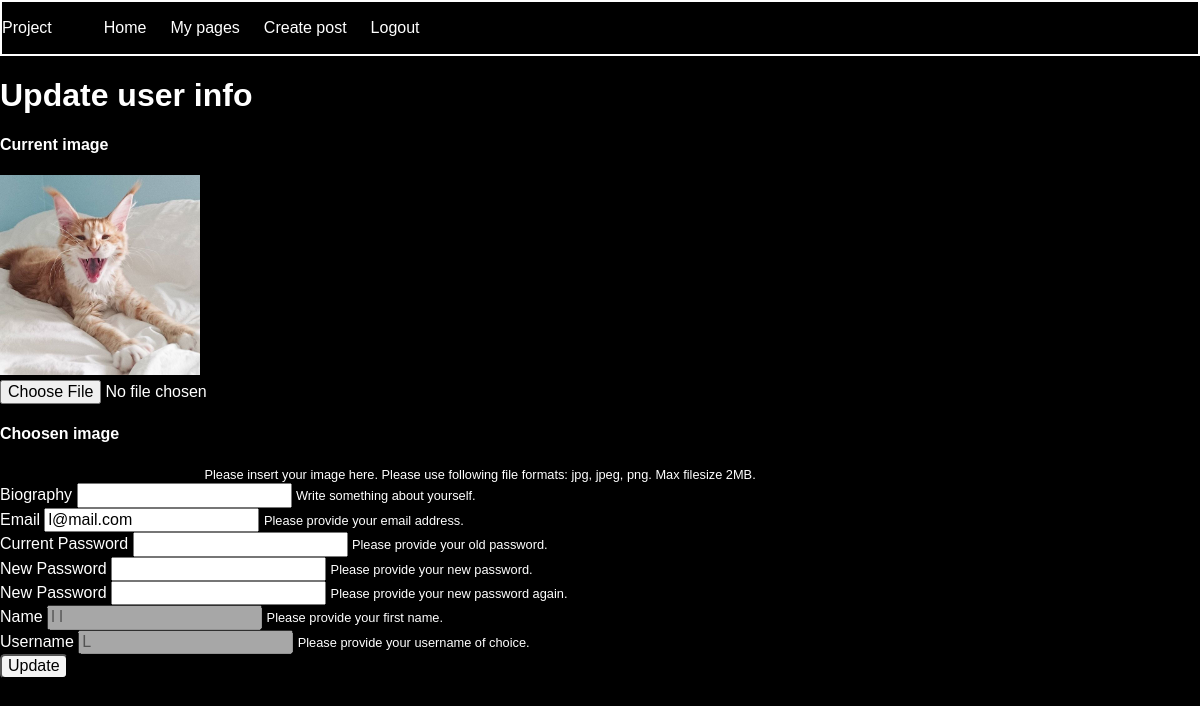
The page /update-user-page.php (signed in) on the database as committed earlier.
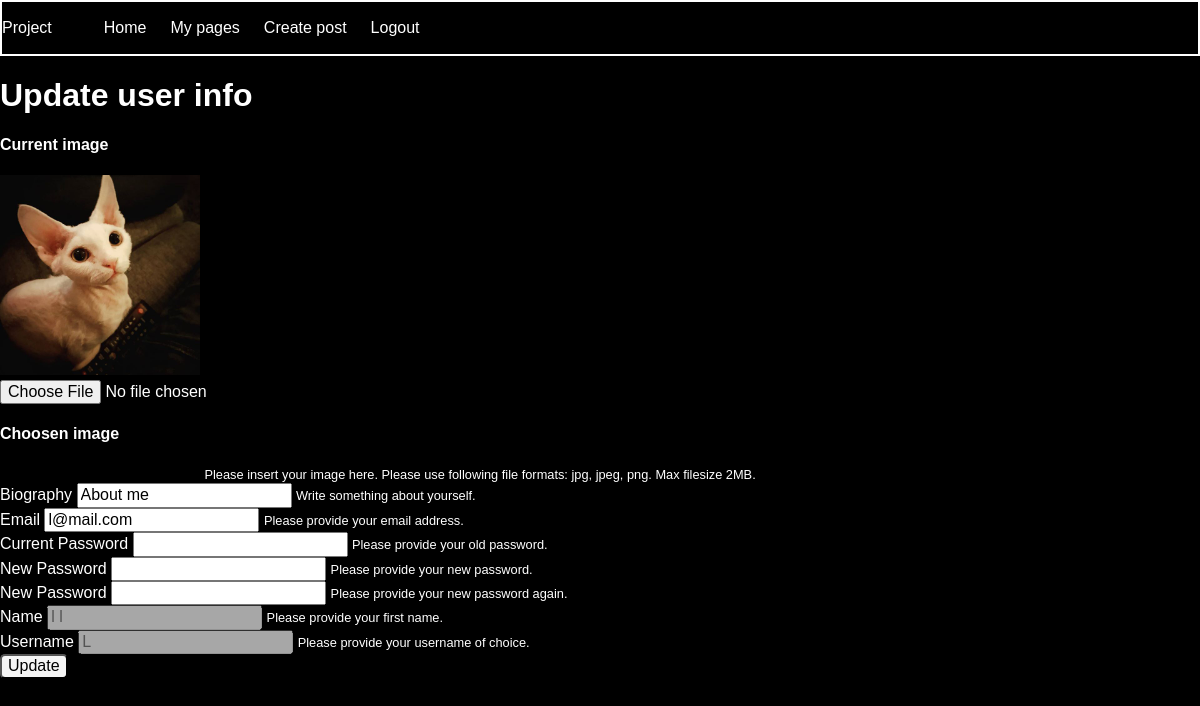
The same page on the database as committed later.
### tables this page shows
CREATE TABLE "users" (
	`id`	INTEGER PRIMARY KEY AUTOINCREMENT,
	`name`	TEXT,
	`password`	TEXT,
	`email`	TEXT,
	`profile_image_url`	TEXT,
	`username`	TEXT,
	`bio`	TEXT
);

### app/database/database-functions.php (called while the page is built, shortened)
<?php
function connectToDB(){
    $config = require dirname(__DIR__).'/config.php';
    $pdo = new PDO($config['database_path']);
    return $pdo;
}
function getUser($userId){
    $pdo = connectToDB();
    $statement = $pdo->prepare('SELECT id, name, email, profile_image_url, username, bio FROM users WHERE id = :id');
    $statement->bindParam(':id', $userId, PDO::PARAM_INT);
    $statement->execute();
    $user = $statement->fetch(PDO::FETCH_ASSOC);
    return $user;
}

### app/autoload.php (called while the page is built, shortened)
<?php
require __DIR__.'/database/database-functions.php';
if (isset($_SESSION['user'])) {
    $loggedInUser = getUser($_SESSION['user']);
};

### update-user-page.php (the view, shortened to what this page needs)
<?php
 require __DIR__.'/views/header.php'; ?>
<article>
    <h1>Update user info</h1>
    <form action="app/users/update.php" method="post" enctype="multipart/form-data">
        <h4>Current image</h4>
        <img src="<?= $loggedInUser['profile_image_url']?>" alt="">
        <div class=" form-group" class="image-wrapper">
            <input type="file" name="image" accept=".jpg, .jpeg, .png" onchange="preview_image(event)">
            <h4>Choosen image</h4>
            <small>Please insert your image here. Please use following file formats: jpg,
                jpeg, png. Max filesize 2MB.</small>
        </div>
        <div class="form-group">
            <label for="email">Biography</label>
            <input type="bio" name="bio" value="<?= $loggedInUser['bio'];?>">
            <small>Write something about yourself.</small>
        </div>
        <div class="form-group">
            <label for="email">Email</label>
            <input type="email" name="email" placeholder="email@email.com" value="<?= $loggedInUser['email'];?>"
                required>
            <small>Please provide your email address.</small>
        </div>
        <div class="form-group">
            <label for="password">Current Password</label>
            <input type="password" name="current-password">
            <small>Please provide your old password.</small>
        </div>
        <div class="form-group">
            <label for="password">New Password</label>
            <input type="password" name="new-password">
            <small>Please provide your new password.</small>
        </div>
        <div class="form-group">
            <label for="password">New Password</label>
            <input type="password" name="password-control">
            <small>Please provide your new password again.</small>
        </div>
        <div class="form-group">
            <label for="first-name">Name</label>
            <input type="first-name" name="name" value="<?= $loggedInUser['name'];?>" disabled>
            <small>Please provide your first name.</small>
        </div>
        <div class="form-group">
            <label for="username">Username</label>
            <input type="username" name="username" value="<?= $loggedInUser['username'];?>" disabled>
            <small>Please provide your username of choice.</small>
        </div>
        <button type="submit">Update</button>
    </form>
</article>
<?php require __DIR__.'/views/footer.php'; ?>

Rows that differ between the two databases and show on the page:
changed users "l@mail.com": profile_image_url: a different picture; bio (not shown) → "About me"
